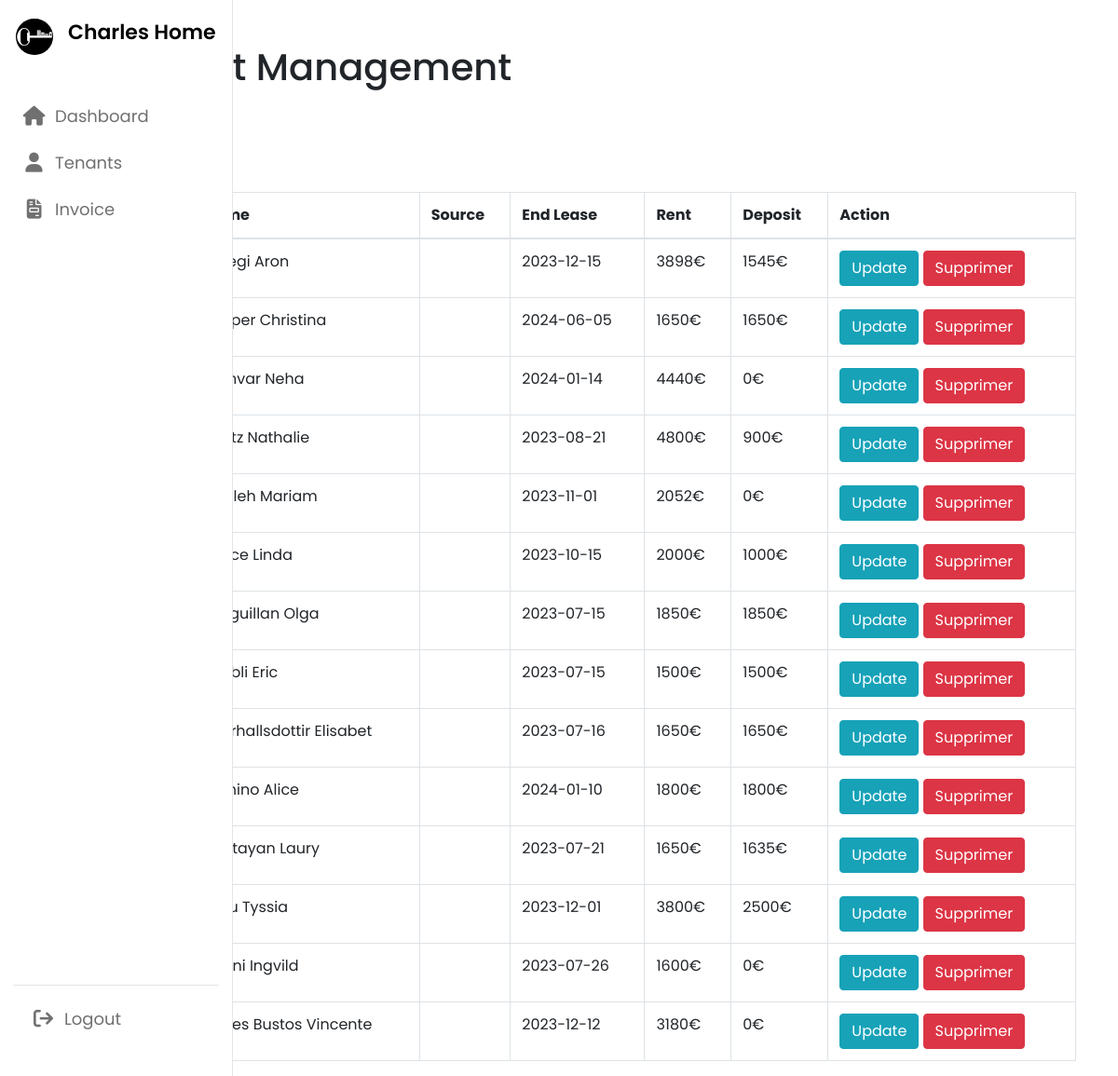
/tenants.php, run on the app's committed database.
### tables this page shows
CREATE TABLE `RentalLease` (
  `LeaseID` int(11) NOT NULL,
  `TenantID` int(11) DEFAULT NULL,
  `LeaseName` varchar(255) DEFAULT NULL,
  `StartDate` date DEFAULT NULL,
  `EndDate` date DEFAULT NULL,
  `Rent` int(11) DEFAULT NULL,
  `Deposit` int(11) DEFAULT NULL,
  `ApartmentID` int(11) DEFAULT NULL
);

CREATE TABLE `Tenant` (
  `TenantID` int(11) NOT NULL,
  `FirstName` varchar(255) DEFAULT NULL,
  `LastName` varchar(255) DEFAULT NULL,
  `ApartmentID` int(11) DEFAULT NULL,
  `Email` varchar(255) DEFAULT NULL,
  `Password` varchar(255) DEFAULT NULL,
  `Role` varchar(255) DEFAULT 'user',
  `Number` varchar(144) DEFAULT NULL
);

### tenants.php (the view, shortened to what this page needs)
<?php
$pdo = new PDO('mysql:dbname=edouardburel_charleshome;host=mysql-edouardburel.alwaysdata.net', '302132_chome', 'Charleshome1');
$pdo->setAttribute(PDO::ATTR_EMULATE_PREPARES, false);
$pdo->setAttribute(PDO::ATTR_ERRMODE, PDO::ERRMODE_EXCEPTION);
$stmt = $pdo->query("SELECT * FROM Tenant");
$tenants = $stmt->fetchAll(PDO::FETCH_ASSOC);
$stmtLease= $pdo->query("SELECT * FROM RentalLease");
$leases = $stmtLease->fetchAll(PDO::FETCH_ASSOC);
?>
<!DOCTYPE html>
<html lang="en">
<head>
  <link rel="stylesheet" href="https://cdnjs.cloudflare.com/ajax/libs/font-awesome/6.4.0/css/all.min.css" />
  <link rel="stylesheet" href="https://stackpath.bootstrapcdn.com/bootstrap/4.5.2/css/bootstrap.min.css">
  <link rel="stylesheet" href="css/style.css">
</head>
<body>
    <nav>
        <div class="logo-name">
            <div class="logo-img">
                <img src="image/logo-key.png" alt="Charles Home">
            </div>
            <span class="logo_name">Charles Home</span>
        </div>
        <div class="menu-items">
            <ul class="nav-links">
                <li>
                    <a href="admin.php">
                        <i class="fa fa-home"></i>
                        <span class="link-name">Dashboard</span>
                    </a>
                </li>
                <li>
                    <a href="tenants.php">
                        <i class="fa fa-user"></i>
                        <span class="link-name">Tenants</span>
                    </a>
                </li>
                <li>
                    <a href="invoiceAdmin.php">
                        <i class="fa-solid fa-file-invoice"></i>
                        <span class="link-name">Invoice</span>
                    </a>
                </li>
            </ul>
            <ul class="logout-mode">
                <li>
                    <a href="logout.php">
                        <i class="fa-solid fa-arrow-right-from-bracket"></i>
                        <span class="link-name">Logout</span>
                    </a>
                </li>
            </ul>
        </div>
    </nav>
  <div class="container mt-5">
    <h1>Apartment Management</h1>
    <button class="btn btn-primary mb-3 mt-5" data-toggle="modal" data-target="#addTenantModal">Add a tenant</button>
    <table class="table table-bordered">
      <thead>
        <tr>
          <th>Apartment</th>
          <th>Name</th>
          <th>Source</th>
          <th>End Lease</th>
          <th>Rent</th>
          <th>Deposit</th>
          <th>Action</th>
        </tr>
      </thead>
      <tbody>
        <?php foreach ($tenants as $tenant): ?>
          <?php foreach ($leases as $lease): ?>
            <?php if ($tenant['TenantID'] === $lease['TenantID']): ?>
          <tr>
            <td>
            </td>
            <td><?= $tenant['LastName']; ?> <?= $tenant['FirstName']; ?></td>
            <td><?= $tenant['Source']; ?></td>
            <td><?= $lease['EndDate']; ?></td>
            <td><?= $lease['Rent']; ?>€</td>
            <td><?= $lease['Deposit'];?>€</td>
            <td>
              <a href="lib/code.php?CurrentTenantID=<?= $tenant['TenantID']; ?>" class="btn btn-info" data-toggle="modal" data-target="#editTenantModal">Update</a>
              <form action="lib/code.php" method="POST" class="d-inline">
                <button type="submit" name="delete_tenant" value="<?=$tenant['TenantID']; ?>" class="btn-delete btn btn-danger">Supprimer</a>
              </form>
            </td>
          </tr>
          <?php endif; ?>
        <?php endforeach; ?>
      <?php endforeach; ?>
    </tbody>
    </table>
  </div>
</body>
</html>

### css/style.css (style rules this page uses)
* { margin: 0; padding: 0; box-sizing: border-box; font-family: 'Poppins', sans-serif; }
:root { --primary-color: #0e4bf1; --panel-color: #fff; --text-color: #000; --black-light-color: #707070; --border-color: #e6e5e5; --toggle-color: #DDD; --box1-color: #4DA3FF; --box2-color: #FFE6AC; --box3-color: #E7D1FC; --title-icon-color: #fff; --trans-05: all 0.5s ease; --trans-03: all 0.3s ease; --trans-02: all 0.2s ease; }
body { min-height: 100vh; }
nav { position: fixed; top: 0; left: 0; height: 100%; width: 250px; padding: 10px 14px; background-color: var(--panel-color); border-right: 1px solid var(--border-color); transition: var(--trans-05); }
nav .logo-name { display: flex; align-items: center; }
nav .logo-img { display: flex; justify-content: center; min-width: 45px; margin-top: 10px; }
nav .logo-img img { width: 40px; object-fit: cover; border-radius: 50%; }
nav .logo-name .logo_name { font-size: 22px; font-weight: 600; color: var(--text-color); margin-left: 14px; transition: var(--trans-05); }
nav .menu-items { margin-top: 40px; height: calc(100% - 90px); display: flex; flex-direction: column; justify-content: space-between; }
ul { padding-left: 0rem; }
.menu-items li { list-style: none; }
.menu-items li a { display: flex; align-items: center; height: 50px; text-decoration: none; position: relative; }
.menu-items li a i { font-size: 21px; min-width: 45px; height: 100%; display: flex; align-items: center; align-content: center; justify-content: center; color: var(--black-light-color); }
.menu-items li a .link-name { font-size: 18px; font-weight: 400; color: var(--black-light-color); transition: var(--trans-05); }
.menu-items .logout-mode { padding: 10px; border-top: 1px solid var(--border-color); }

### data on the page
rentallease: TenantID.FirstName "Aron", EndDate "2023-12-15", Rent "3898", Deposit "1545"
rentallease: TenantID.FirstName "Christina", EndDate "2024-06-05", Rent "1650", Deposit "1650"
rentallease: TenantID.LastName "Zamvar", TenantID.FirstName "Neha", EndDate "2024-01-14", Rent "4440", Deposit "0"
rentallease: TenantID.FirstName "Nathalie", EndDate "2023-08-21", Rent "4800", Deposit "900"
rentallease: TenantID.FirstName "Mariam", EndDate "2023-11-01", Rent "2052", Deposit "0"
rentallease: TenantID.FirstName "Linda", EndDate "2023-10-15", Rent "2000", Deposit "1000"
rentallease: TenantID.LastName "Minguillan", TenantID.FirstName "Olga", EndDate "2023-07-15", Rent "1850", Deposit "1850"
rentallease: TenantID.FirstName "Eric", EndDate "2023-07-15", Rent "1500", Deposit "1500"
rentallease: TenantID.LastName "Thorhallsdottir", TenantID.FirstName "Elisabet", EndDate "2023-07-16", Rent "1650", Deposit "1650"
rentallease: TenantID.LastName "Semino", TenantID.FirstName "Alice", EndDate "2024-01-10", Rent "1800", Deposit "1800"
rentallease: TenantID.LastName "Haytayan", TenantID.FirstName "Laury", EndDate "2023-07-21", Rent "1650", Deposit "1635"
rentallease: TenantID.FirstName "Tyssia", EndDate "2023-12-01", Rent "3800", Deposit "2500"
rentallease: TenantID.FirstName "Ingvild", EndDate "2023-07-26", Rent "1600", Deposit "0"
rentallease: TenantID.LastName "Torres Bustos", TenantID.FirstName "Vincente", EndDate "2023-12-12", Rent "3180", Deposit "0"
